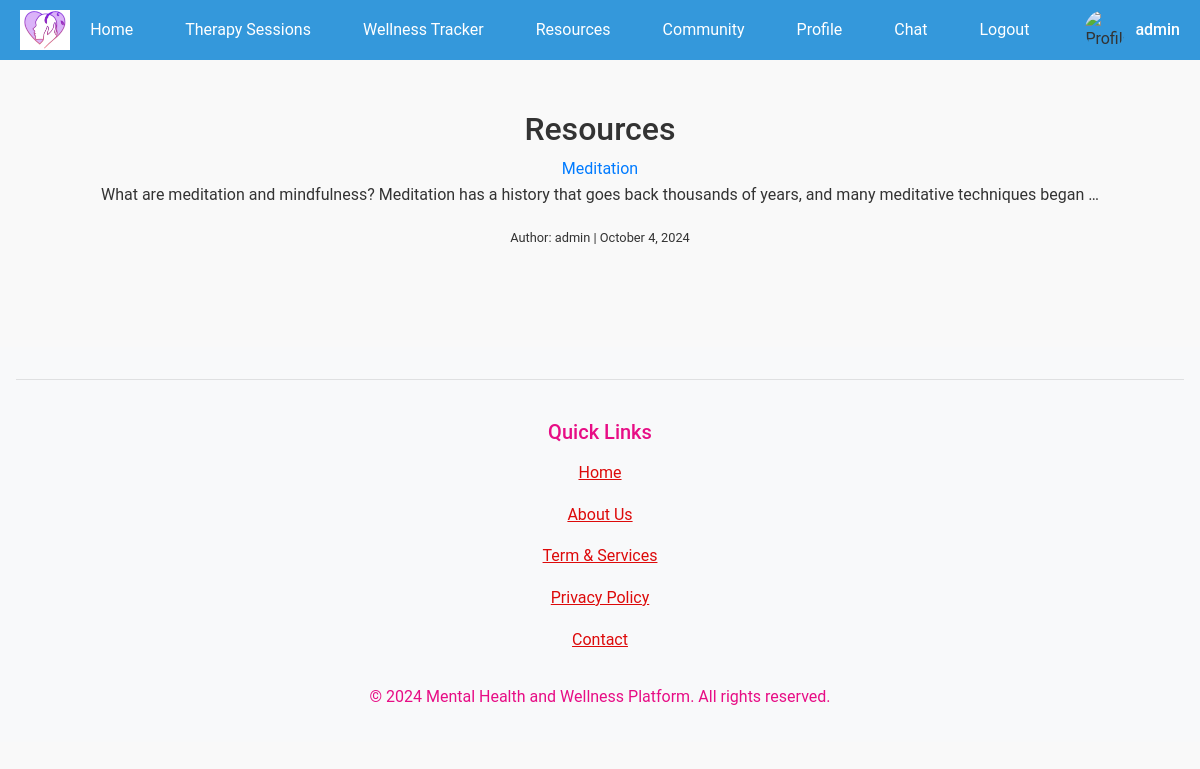
The app's page /resources/ (signed in), older data.
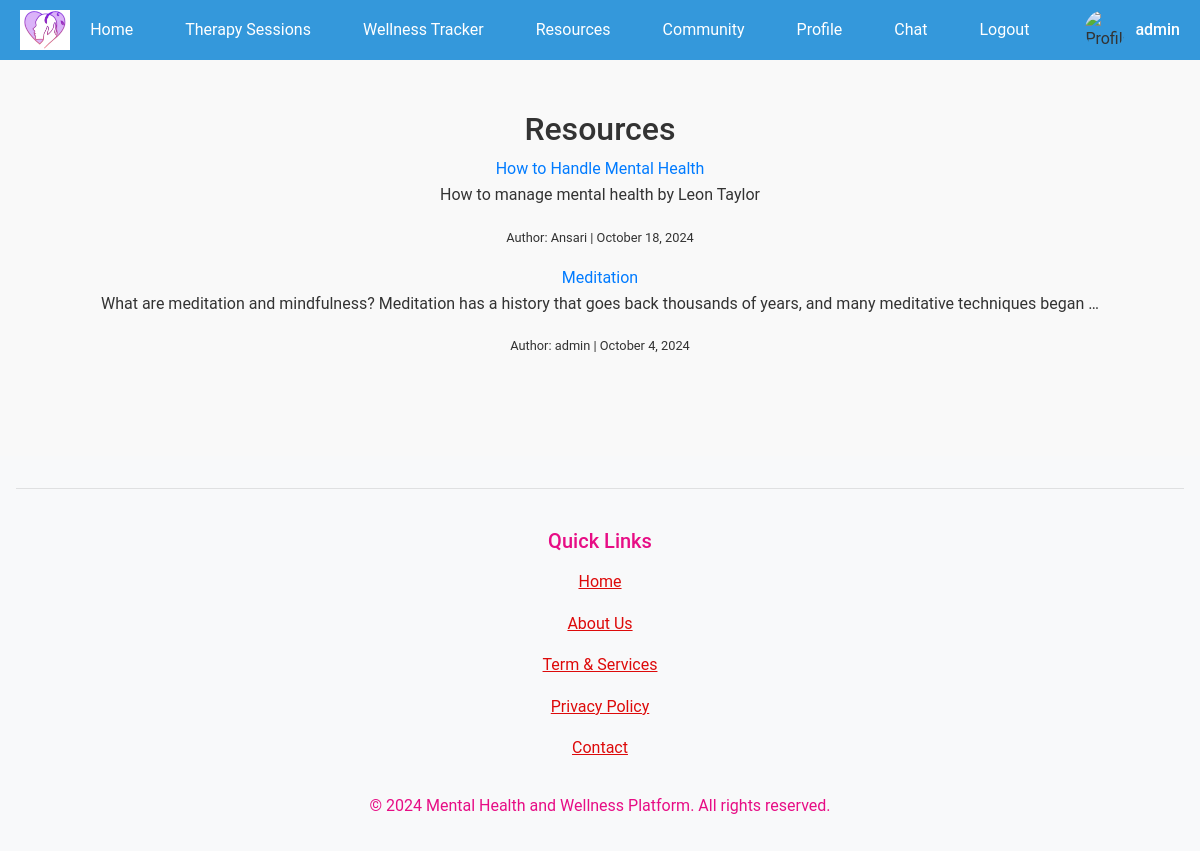
The same page, newer data.
### resources/models.py (models this page shows, shortened)
class Resource(models.Model):
    title = models.CharField(max_length=200)
    content = models.TextField()
    created_at = models.DateTimeField(auto_now_add=True)
    updated_at = models.DateTimeField(auto_now=True)
    author = models.ForeignKey(settings.AUTH_USER_MODEL, on_delete=models.CASCADE)
    resource_type = models.CharField(max_length=20, choices=[('blog', 'Blog'), ('video', 'Video')])
    url = models.URLField(blank=True, null=True)  # For video resources or external links

### accounts/models.py (models this page shows, shortened)
class UserProfile(AbstractUser):
    ROLE_CHOICES = [
        ('client', 'Client'),
        ('therapist', 'Therapist'),
        ('admin', 'Admin'),
    ]
    GENDER_CHOICES = [
        ('M', 'Male'),
        ('F', 'Female'),
        ('O', 'Other'),
        ('P', 'Prefer not to say'),
    ]
    role = models.CharField(max_length=10, choices=ROLE_CHOICES, default='client')
    date_of_birth = models.DateField(null=True, blank=True)
    gender = models.CharField(max_length=1, choices=GENDER_CHOICES, blank=True)
    phone_number = models.CharField(max_length=15, blank=True)
    emergency_contact = models.CharField(max_length=15, blank=True)
    bio = models.TextField(max_length=500, blank=True)
    profile_picture = models.ImageField(upload_to='profile_pictures/', null=True, blank=True)
    city = models.CharField(max_length=100, blank=True)
    state = models.CharField(max_length=100, blank=True)
    country = models.CharField(max_length=100, blank=True)
    user_timezone = models.CharField(max_length=50, default='UTC')
    preferred_language = models.CharField(max_length=10, default='en')
    notification_preferences = models.JSONField(default=dict)
    is_verified = models.BooleanField(default=False)
    is_active = models.BooleanField(default=True)
    last_login_ip = models.GenericIPAddressField(null=True, blank=True)
    created_at = models.DateTimeField(default=timezone.now)
    updated_at = models.DateTimeField(auto_now=True)
    class Meta:
        verbose_name = 'User Profile'
        verbose_name_plural = 'User Profiles'

### resources/views.py (the view)
# urls.py: path('', views.resource_list, name='resource_list'),
def resource_list(request):
    resources = Resource.objects.all().order_by('-created_at')
    return render(request, 'resources/resource_list.html', {'resources': resources})

### resources/templates/resources/resource_list.html
{% extends 'base.html' %}
{% block content %}
  <div class="container">
    <h2 class="resources-title">Resources</h2>
    <div class="resource-list">
      {% for resource in resources %}
        <div class="resource-item">
          <a href="{% url 'resource_detail' resource.id %}" class="resource-title">{{ resource.title }}</a>
          <p class="resource-snippet">{{ resource.content|truncatewords:20 }}</p>
          <p class="resource-meta"><small>Author: {{ resource.author.username }} | {{ resource.created_at|date:"F j, Y" }}</small></p>
        </div>
      {% empty %}
        <div class="resource-item no-resources">
          <p>No resources available.</p>
        </div>
      {% endfor %}
    </div>
  </div>
{% endblock %}

Row changes from the older to the newer data that the page shows:
added Resource: title "How to Handle Mental Health", content "How to manage mental health by Leon Taylor", author.username "Ansari", created_at "October 18, 2024"
